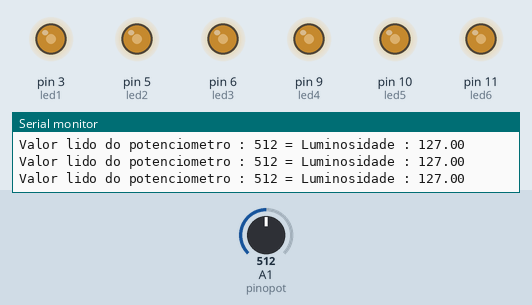
Bench run of a sketch on a simulated Arduino Uno, built with avr-gcc and run on an emulated ATmega328P. Shown: output pins drawn as LEDs (lit = HIGH), the last lines printed to the serial monitor. The test bench sets the inputs (shaded band); at power-on: A1 (pinopot) = 512.

Above: at 1.2 s.
1.3 s: A1 (pinopot) set to 413
At 2.3 s:
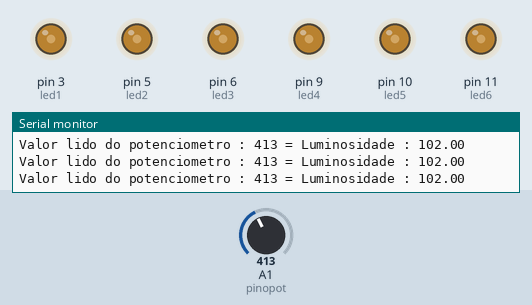
4.3 s: A1 (pinopot) set to 393
At 4.8 s:
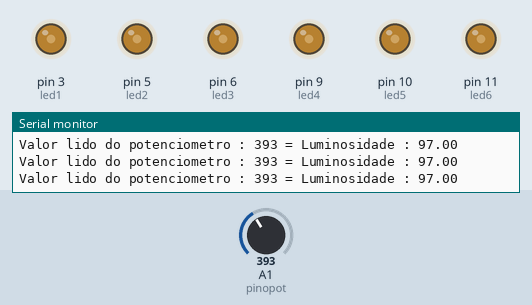
7.3 s: A1 (pinopot) set to 716
At 7.8 s:
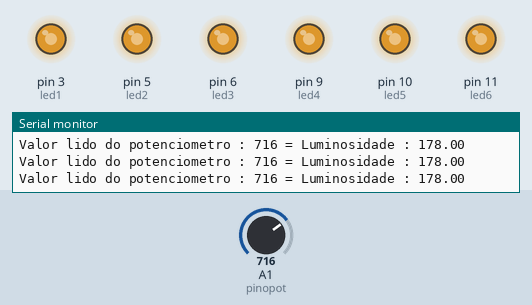
8.8 s: A1 (pinopot) set to 985
At 10.1 s:
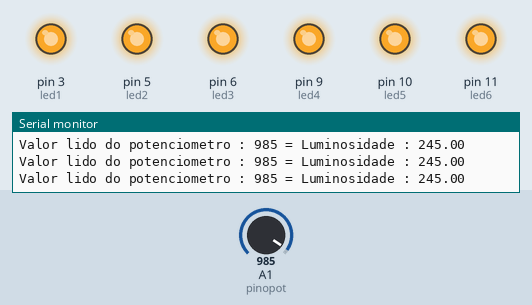
10.4 s: A1 (pinopot) set to 1014
At 11.3 s:
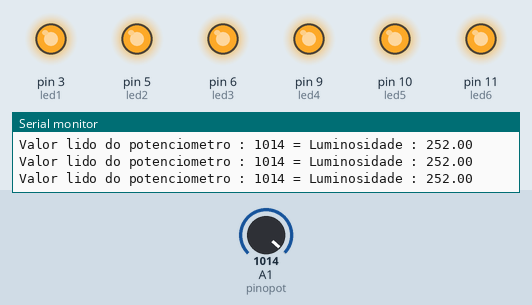
13.4 s: A1 (pinopot) set to 122
At 14.6 s:
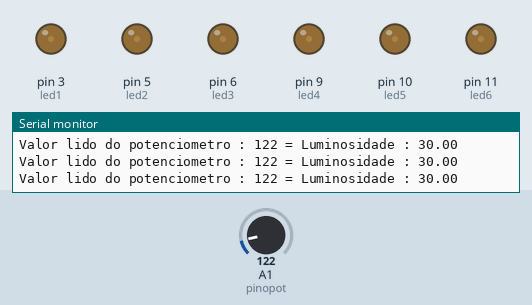
Timing chart, 0 to 15.9 s (numbered marks = the images above; inputs shaded):
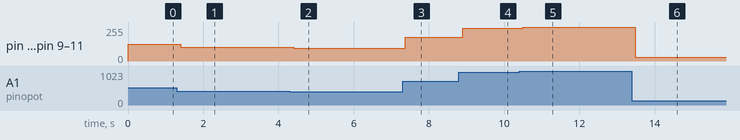

The sketch:

proto_04_pot.ino
```cpp
int led1 = 3;
int led2 = 5;
int led3 = 6;
int led4 = 9;
int led5 = 10;
int led6 = 11;

int pinopot = A1;   //Pino ligado ao pino central do potenciometro
int valorpot = 0;  //Armazena valor lido do potenciometro, entre 0 e 1023

float luminosidade = 0; //Valor de luminosidade do led

void setup()
{
   Serial.begin(9600);        //Inicializa a serial
   pinMode(pinopot, INPUT);   //Define o pino do potenciometro como entrada
   pinMode(led1, OUTPUT);  //Define o pino do led como saída
   pinMode(led2, OUTPUT);
   pinMode(led3, OUTPUT);
   pinMode(led4, OUTPUT);
   pinMode(led5, OUTPUT);
   pinMode(led6, OUTPUT);

}

void loop()
{
  // Le o valor - analogico - do pino do potenciometro
  valorpot = analogRead(pinopot);

  //Converte e atribui para a variavel "luminosidade" o
  // valor lido do potenciometro
  luminosidade = map(valorpot, 0, 1023, 0, 255);

  Serial.print("Valor lido do potenciometro : ");

  //Mostra o valor lido do potenciometro no monitor serial
  Serial.print(valorpot);
  Serial.print(" = Luminosidade : ");

  //Mostra o valor da luminosidade no monitor serial
  Serial.println(luminosidade);

  //Envia sinal analogico para a saída do led, com luminosidade variavel
  analogWrite(led1, luminosidade);
  analogWrite(led2, luminosidade);
  analogWrite(led3, luminosidade);
  analogWrite(led4, luminosidade);
  analogWrite(led5, luminosidade);
  analogWrite(led6, luminosidade);

}
```

Measured:
- after the input at 1.3 s, pin 3 (led1), pin 5 (led2), pin 6 (led3), pin 9 (led4), pin 10 (led5), pin 11 (led6): 127/255 → 102/255 after 0.11 s
- after the input at 4.3 s, pin 3 (led1), pin 5 (led2), pin 6 (led3), pin 9 (led4), pin 10 (led5), pin 11 (led6): 102/255 → 97/255 after 0.11 s
- after the input at 7.3 s, pin 3 (led1), pin 5 (led2), pin 6 (led3), pin 9 (led4), pin 10 (led5), pin 11 (led6): 97/255 → 178/255 after 0.07 s
- after the input at 8.8 s, pin 3 (led1), pin 5 (led2), pin 6 (led3), pin 9 (led4), pin 10 (led5), pin 11 (led6): 178/255 → 245/255 after 0.10 s
- after the input at 10.4 s, pin 3 (led1), pin 5 (led2), pin 6 (led3), pin 9 (led4), pin 10 (led5), pin 11 (led6): 245/255 → 252/255 after 0.10 s
- after the input at 13.4 s, pin 3 (led1), pin 5 (led2), pin 6 (led3), pin 9 (led4), pin 10 (led5), pin 11 (led6): 252/255 → 30/255 after 0.09 s
